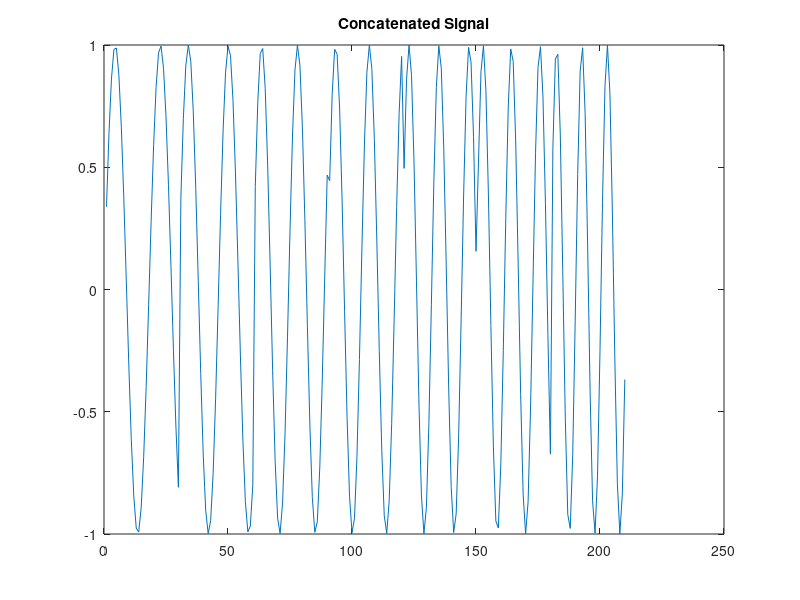
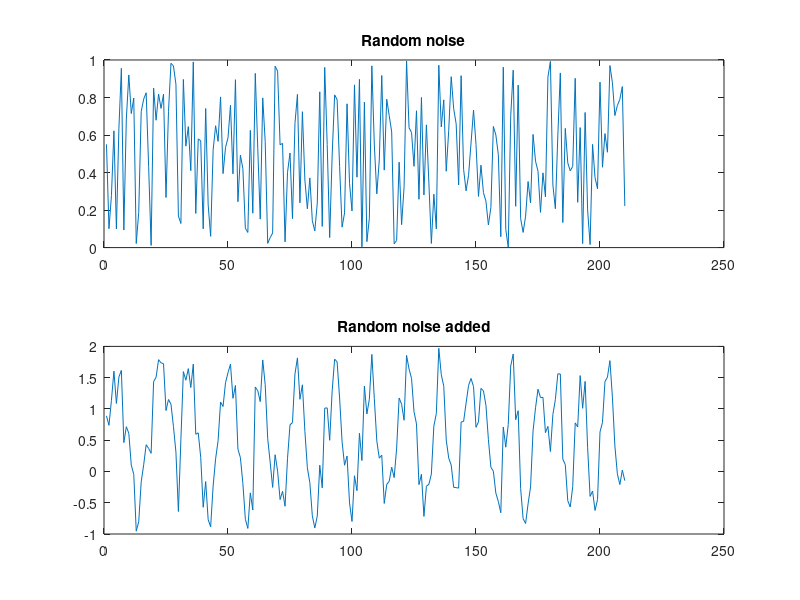
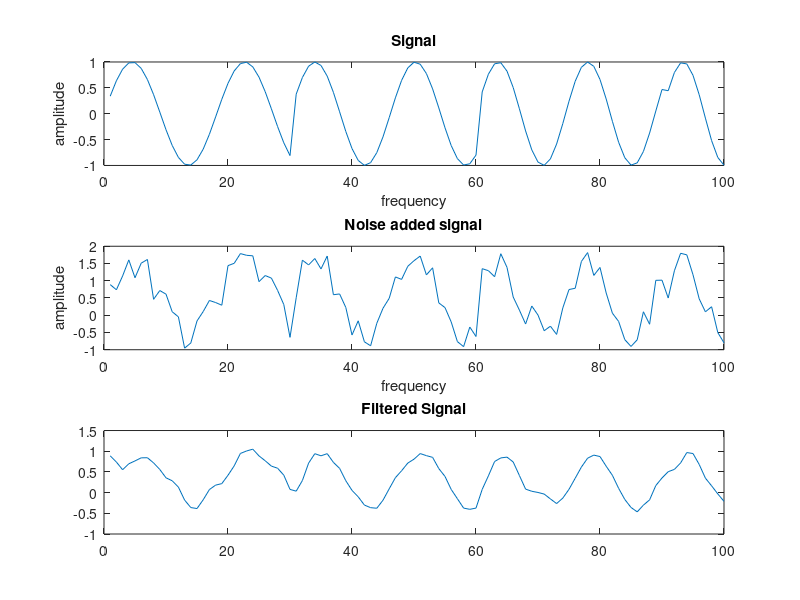

These figures' MATLAB source, in order:
clc;
close all;
clear all;
fs=8000;
n=1:30;
x1=sin(2*pi*(440/fs)*n);
x2=sin(2*pi*(494/fs)*n);
x3=sin(2*pi*(554/fs)*n);
x4=sin(2*pi*(587/fs)*n);
x5=sin(2*pi*(660/fs)*n);
x6=sin(2*pi*(698/fs)*n);
x7=sin(2*pi*(784/fs)*n);
x=[x1 x2 x3 x4 x5 x6 x7]
figure(1)
plot(x)
title('Concatenated Signal');
sound(x, fs)
r=rand(1,length(x));
figure(2)
subplot(2,1,1)
plot(r)
title('Random noise');
hold on
xn=x+r;
subplot(2,1,2)
plot(xn)
title('Random noise added');
fs=8000;
n=1:200;
m=input('Enter the value');
figure(3)
subplot(3,1,1)
plot(x(1:100))
xlabel('frequency');
ylabel('amplitude');
title('Signal');
yn=x+r;
subplot(3,1,2)
plot(yn(1:100))
xlabel('frequency');
ylabel('amplitude');
title('Noise added signal');
N=length(x);
 for k=1:N
     if(k<=2)
         y(k)=yn(k);
     else
         y(k)=(1/m)*(yn(k)+yn(k-1)+yn(k-2));
     end
 end
subplot(3,1,3)
plot(y(1:100))
title('Filtered Signal')
